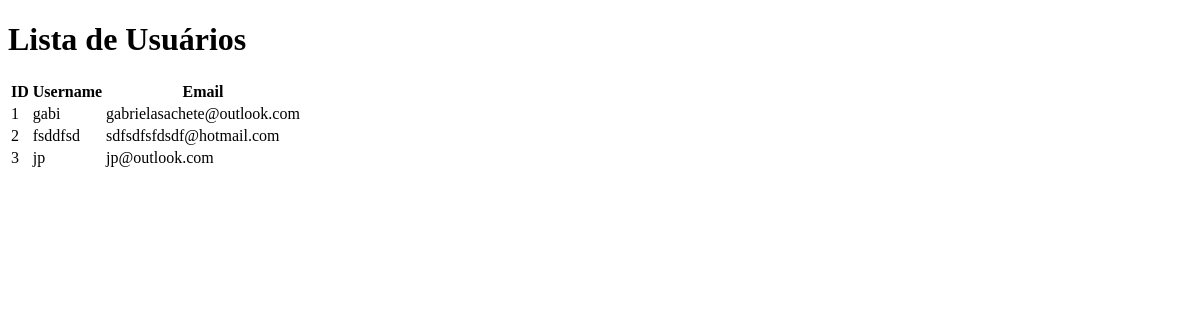
The page /users (signed in) on the database as committed earlier.
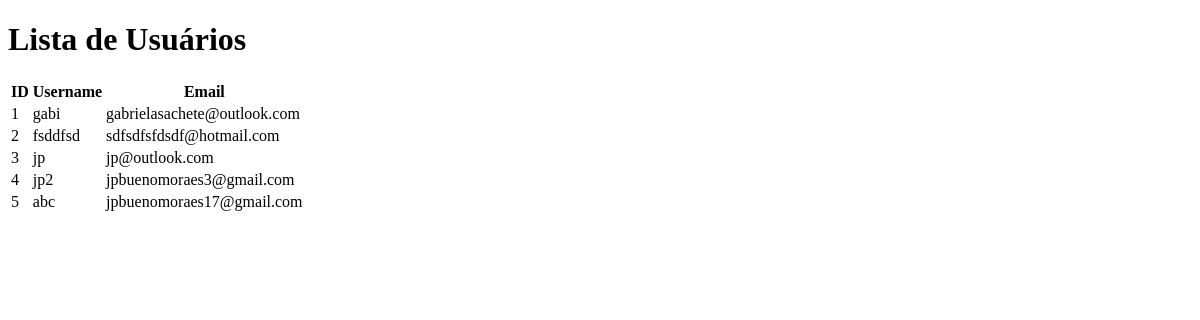
The same page on the database as committed later.
### app/models.py (models this page shows, shortened)
class User(UserMixin, db.Model):
    id = db.Column(db.Integer, primary_key=True)
    username = db.Column(db.String(150), unique=True, nullable=False)
    email = db.Column(db.String(150), unique=True, nullable=False)
    password_hash = db.Column(db.String(150), nullable=False)

### app/routes.py (the view)
@app.route('/users')
@login_required
def users():
    users = User.query.all()
    return render_template('users.html', users=users)

### app/models.py (called while the page is built)
@login_manager.user_loader
def load_user(user_id):
    return User.query.get(int(user_id))

### app/templates/users.html (shortened to what this page needs)
<!DOCTYPE html>
<html lang="en">
<head>
</head>
<body>
    <h1>Lista de Usuários</h1>
    <table>
        <thead>
            <tr>
                <th>ID</th>
                <th>Username</th>
                <th>Email</th>
            </tr>
        </thead>
        <tbody>
            {% for user in users %}
            <tr>
                <td>{{ user.id }}</td>
                <td>{{ user.username }}</td>
                <td>{{ user.email }}</td>
            </tr>
            {% endfor %}
        </tbody>
    </table>
</body>
</html>

Rows that differ between the two databases and show on the page:
added User: id "4", username "jp2", email "jpbuenomoraes3@gmail.com"
added User: id "5", username "abc", email "jpbuenomoraes17@gmail.com"
